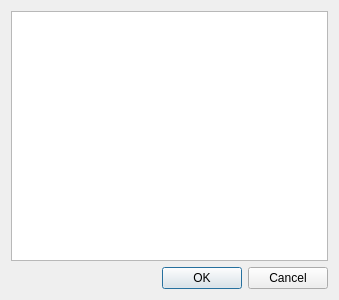
<?xml version="1.0" encoding="UTF-8"?>
<ui version="4.0">
 <class>templateSelectorDialog</class>
 <widget class="QDialog" name="templateSelectorDialog">
  <property name="geometry">
   <rect>
    <x>0</x>
    <y>0</y>
    <width>339</width>
    <height>300</height>
   </rect>
  </property>
  <property name="windowTitle">
   <string>Dialog</string>
  </property>
  <layout class="QGridLayout" name="gridLayout">
   <item row="0" column="0">
    <layout class="QVBoxLayout" name="verticalLayout">
     <item>
      <widget class="QListWidget" name="listWidget">
       <property name="sizePolicy">
        <sizepolicy hsizetype="Expanding" vsizetype="Expanding">
         <horstretch>0</horstretch>
         <verstretch>0</verstretch>
        </sizepolicy>
       </property>
      </widget>
     </item>
     <item>
      <layout class="QHBoxLayout" name="horizontalLayout">
       <property name="sizeConstraint">
        <enum>QLayout::SetMaximumSize</enum>
       </property>
       <item>
        <spacer name="horizontalSpacer">
         <property name="orientation">
          <enum>Qt::Horizontal</enum>
         </property>
         <property name="sizeHint" stdset="0">
          <size>
           <width>40</width>
           <height>20</height>
          </size>
         </property>
        </spacer>
       </item>
       <item>
        <widget class="QDialogButtonBox" name="buttonBox">
         <property name="orientation">
          <enum>Qt::Horizontal</enum>
         </property>
         <property name="standardButtons">
          <set>QDialogButtonBox::Cancel|QDialogButtonBox::Ok</set>
         </property>
        </widget>
       </item>
      </layout>
     </item>
    </layout>
   </item>
  </layout>
 </widget>
 <resources/>
 <connections>
  <connection>
   <sender>buttonBox</sender>
   <signal>rejected()</signal>
   <receiver>templateSelectorDialog</receiver>
   <slot>reject()</slot>
   <hints>
    <hint type="sourcelabel">
     <x>316</x>
     <y>260</y>
    </hint>
    <hint type="destinationlabel">
     <x>286</x>
     <y>274</y>
    </hint>
   </hints>
  </connection>
  <connection>
   <sender>buttonBox</sender>
   <signal>accepted()</signal>
   <receiver>templateSelectorDialog</receiver>
   <slot>accept()</slot>
   <hints>
    <hint type="sourcelabel">
     <x>248</x>
     <y>254</y>
    </hint>
    <hint type="destinationlabel">
     <x>157</x>
     <y>274</y>
    </hint>
   </hints>
  </connection>
 </connections>
</ui>
